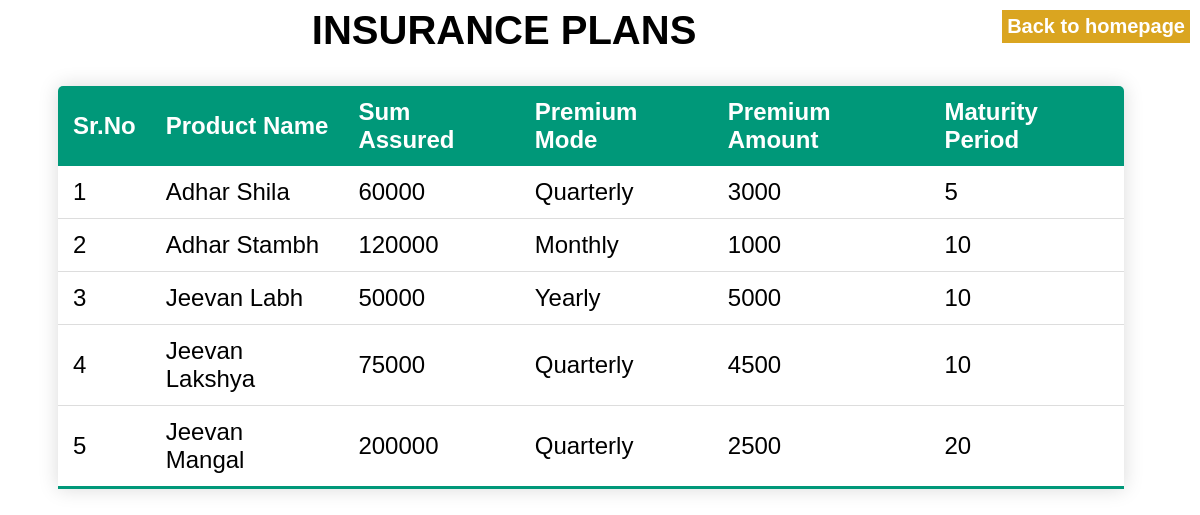
Page /ins_view_cust.php on the committed database.
### tables this page shows
CREATE TABLE `insurance` (
  `product_name` varchar(20) NOT NULL,
  `sum_assured` int(11) NOT NULL,
  `premium_mode` varchar(15) NOT NULL,
  `premium_amt` int(11) NOT NULL,
  `maturity_prd` int(11) NOT NULL
);

### ins_view_cust.php (the view, shortened to what this page needs)
<?php
include 'connection.php';
?>
<html>
<head>
</head>
<body>
	<a href="entry.php">Back to homepage</a>
    <h2>INSURANCE PLANS</h2>
	<table  class="t_content" width="90%">
        <thead>
			<tr>
				<th>Sr.No</th>
				<th>Product Name</th>
				<th>Sum Assured</th>
				<th>Premium Mode</th>
				<th>Premium Amount</th>
				<th>Maturity Period</th>
			</tr>
		</thead>
		<?php
			$sql ="SELECT * FROM insurance;";
			$result = mysqli_query($conn,$sql);
			$sr=0;
			while ($row= mysqli_fetch_assoc($result)) {
		?>
		<tbody>
			<tr>
				<td>
					<?php echo ++$sr;?>
				</td>
				<td>
					<?php echo $row['product_name'];?>
				</td>
				<td>
					<?php echo $row['sum_assured'];?>
				</td>
				<td>
					<?php echo $row['premium_mode'];?>
				</td>
				<td>
					<?php echo $row['premium_amt'];?>
				</td>
				 <td>
					<?php echo $row['maturity_prd'];?>
				</td>
			</tr>
		</tbody>
		<?php
			}
		?>
	</table>
</body>
</html>

### ins_view_cust.php (style rules this page uses)
body { background-image: url(https://dollarsandsense.sg/wp-content/uploads/2015/10/life_insurance.jpg); background-size: cover; font-family: Arial, Helvetica, sans-serif; }
a { border: 2px solid white; padding: 5px; float: right; background-color: goldenrod; text-decoration: none; color: white; font-weight: bold; font-size: 20px; }
h2 { font-size: 40px; color: black; text-align: center; }
.t_content { border-collapse: collapse; margin: 25px 0; font-size: 1.5em; border-radius: 5px 5px 0 0; overflow: hidden; box-shadow: 0 0 20px rgba(0, 0, 0, 0.15); margin-left: 50px; }
.t_content thead tr { background-color: #009879; color: white; text-align: left; }
.t_content th, .t_content td { padding: 12px 15px; }
.t_content tbody tr { border-bottom: 1px solid #dddddd; background-color: white; }
.t_content tbody:nth-of-type(2n) { background-color: #f3f3f3; }
.t_content tbody:last-of-type { border-bottom: 3px solid #009879; }

### rows in the picture
insurance: product_name "Adhar Shila", sum_assured "60000", premium_mode "Quarterly", premium_amt "3000", maturity_prd "5"
insurance: product_name "Adhar Stambh", sum_assured "120000", premium_mode "Monthly", premium_amt "1000", maturity_prd "10"
insurance: product_name "Jeevan Labh", sum_assured "50000", premium_mode "Yearly", premium_amt "5000", maturity_prd "10"
insurance: product_name "Jeevan Lakshya", sum_assured "75000", premium_mode "Quarterly", premium_amt "4500", maturity_prd "10"
insurance: product_name "Jeevan Mangal", sum_assured "200000", premium_mode "Quarterly", premium_amt "2500", maturity_prd "20"
